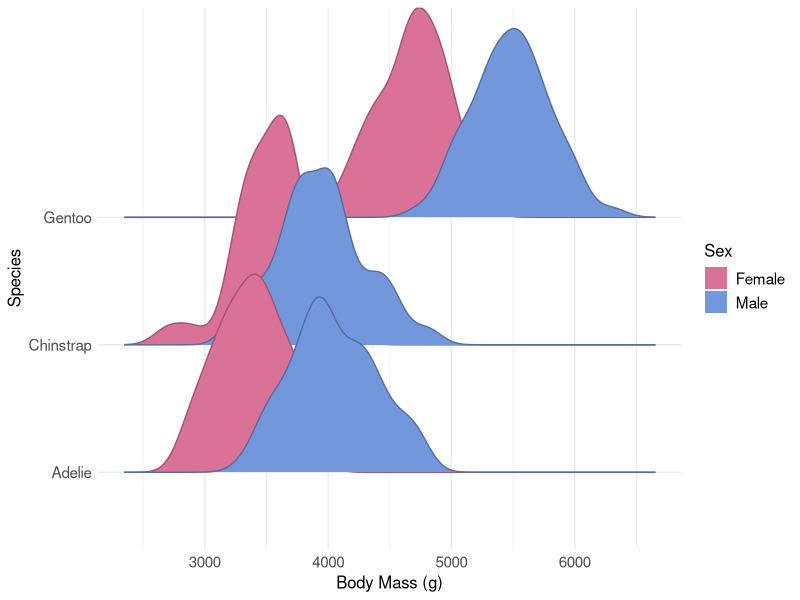

Generate this figure with R:
## ---- chunk 1
library(here) # will use this to save my figure in my designated Output folder for week 3
library(palmerpenguins) # this library contains the data we will be using to create a plot
library(tidyverse)
library(ggridges) # this library is for making ridgeline plots
library(ggthemes) # this library contains different themes we can use for our plot (choose from https://yutannihilation.github.io/allYourFigureAreBelongToUs/ggthemes/ )
## ---- chunk 2
view(penguins) # this will open the data in a different tab
## ---- chunk 3
penguins %>% filter(!is.na(sex)) %>% # decided to filter out the penguins for which sex wasn't recorded
  ggplot(aes(x = body_mass_g, y = species, fill = sex, color = sex)) + # using fill AND color because I also want to change the color of the outline
  geom_density_ridges() + # this is the geom for the density ridges 
  labs(x = "Body Mass (g)", # setting all the axis and legend titles
       y = "Species",,
       fill = "Sex") +
  scale_fill_manual(labels = c("Female", "Male"), values = c("#DA7297", "#7297da")) + # first part sets the labels to Female and Male (bc they were all lowercase in original data), second part sets the colors for each label (order of labels and hex codes matters!!)
  scale_color_manual(values = c("#a45471", "#536fa2")) + # I want the outline of the ridges to be a color slightly darker than the fill color (instead of default black)
  guides(fill = guide_legend(override.aes = list(linetype = 0)), #gets rid of black contour line in the fill legend squares
         color= FALSE) + # I had "color" in aes so I could change the outline color manually, but I don't want a second legend for it because it's the same as the fill legend (by sex) so this removes the "color" legend
  
  theme_minimal() + # the theme I chose (white background, only grid lines)
  theme(axis.title = element_text(size = 12), # manually making all the text bigger than the theme makes it
        axis.text = element_text(size = 11),
        legend.title = element_text(size = 12),
        legend.text = element_text(size = 11))


#ggsave(here("Week3", "Output", "penguins.jpeg"),
#       width = 7, height = 5)
